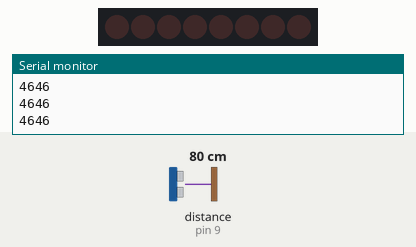
Simulated run of this sketch. Board: Arduino Uno, built with avr-gcc and run on an emulated ATmega328P. On the bench: 8 shift-register outputs drawn as a row of LEDs (first output left, lit = HIGH), the last lines printed to the serial monitor. Wiring (inferred from the names in the program): ultrasonic range finder: trigger pin 10; echo pin 9; shift register (74HC595): data pin 13; shift clock pin 11; latch pin 12. Wiring (inferred from the signals the program sends): row of LEDs: on Q0, Q1, Q2, Q3, Q4, Q5, Q6, Q7. Inputs (shaded band) come from the test bench; at power-on: distance to the obstacle (sensor on pin 9) 80 cm. The echo pulse lasts 58.3 µs per cm.

Above: at 1.2 s.
1.3 s: distance to the obstacle (sensor on pin 9) set to 2 cm
At 2.1 s:
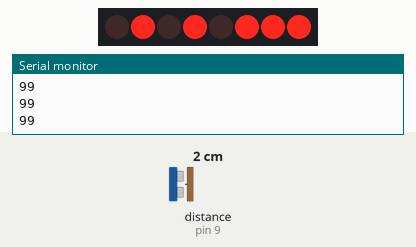
2.8 s: distance to the obstacle (sensor on pin 9) set to 4 cm
At 3.7 s:
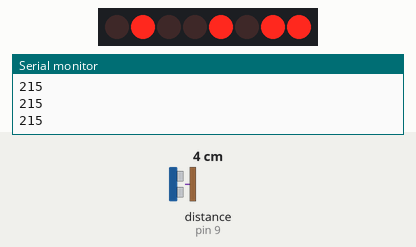
4.3 s: distance to the obstacle (sensor on pin 9) set to 9 cm
At 5.4 s:
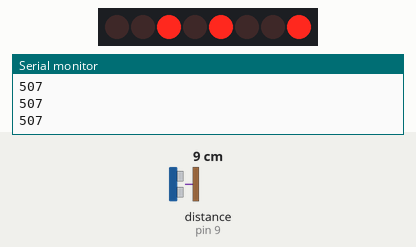
5.8 s: distance to the obstacle (sensor on pin 9) set to 18 cm
At 7.0 s:
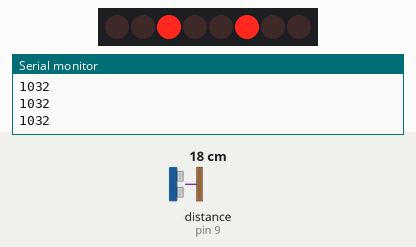
7.3 s: distance to the obstacle (sensor on pin 9) set to 35 cm
At 8.3 s:
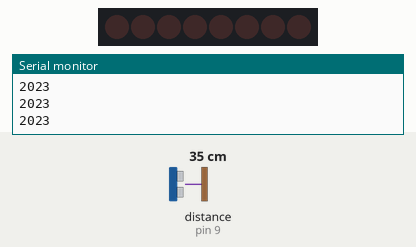
Timing chart, 0 to 9.8 s (numbered marks = the images above; inputs shaded):
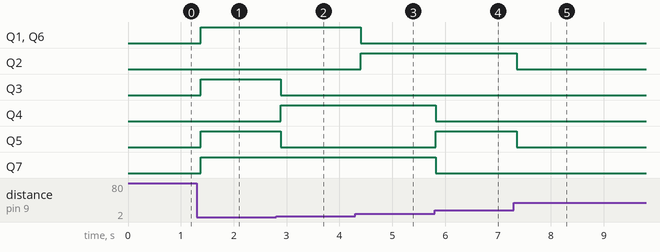

The sketch:

MPU_CLASS_1027.ino
```cpp
// SER -- TAKES THE SERIAL INPUT
// RCLOCK LATCHES THE OUTPUT
// SRCLOCK FOR THE CLOCK

#define ArrayLength(x) (sizeof(x) / sizeof(x[0]))

const int SER = 13; // PIN 14 ON SHIFT REGISTER
const int LATCH = 12; // PIN 12 ON SHIFT REGISTER
const int CLK = 11; // PIN 11 ON SHIFT REGISTER

const int trig = 10;
const int echo = 9;

int shiftRegister[] = {SER, LATCH, CLK};

int seq[14] = {1,2,4,8,16,32,64,128,64,32,16,8,4,2};

const int DIST =0; //Distance Sensor on Analog Pin 0
//Possible LED settings
int vals[9] = {0,1,3,7,15,31,63,127,255};

void setup() {
  // put your setup code here, to run once:

  pinMode(SER, OUTPUT);
  pinMode(LATCH, OUTPUT);
  pinMode(CLK, OUTPUT);

  pinMode(trig, OUTPUT);
  pinMode(echo, INPUT);
  Serial.begin(9600);

  //shiftLatch(255);


}

void loop() {
  //count255();
  bookPing();
  //blink();

}

void blink() {
  for (int i = 0; i < ArrayLength(seq); i++) {
    digitalWrite(LATCH, LOW); //Latch Low - start sending
    shiftOut(SER, CLK, MSBFIRST, seq[i]); //Shift Most Sig. Bit First
    digitalWrite(LATCH, HIGH); //Latch High - stop sending
    delay(100);
  }
}

void shiftLatch(int var) {
  digitalWrite(LATCH, LOW);
  shiftOut(SER, CLK, MSBFIRST, var);
  digitalWrite(LATCH, HIGH);
}


int ping() { // function converts value from ping sensor to distance in centimeter
  long pingTime;
  trigger(); // triggers ping
  pingTime = pulseIn(echo, HIGH);  // value from the ping
  return pingTime; // returns value apprx in centermeter
  // 343 m/s and or 34.3 cm/ms -- speed of sound
  // ping sensor measures echo, time for echo return equals the amount of distance
}

void trigger() {  // triggers the ping sensor
  digitalWrite(trig, LOW);
  delayMicroseconds(2);
  digitalWrite(trig, HIGH);
  delayMicroseconds(5);
  digitalWrite(trig, LOW);
}

void bookPing() {
  int distance = ping();
  Serial.println(distance);
  distance = constrain(distance,0,12000);
  distance = map(distance, 0, 1200, 0, 255);
  distance = constrain(distance,0,255);
  digitalWrite(LATCH, LOW); //Latch low - start sending
  shiftOut(SER, CLK, MSBFIRST, distance); //Send data, MSB first
  digitalWrite(LATCH, HIGH); //Latch high - stop sending
  delay(100);
}

void count255() {
  for (int i=0; i<255; i++) {
    shiftLatch(i);
    delay(100);
  }
}
```

Measured:
- after the input at 1.3 s, Q1, Q3, Q5–7: LOW → HIGH after 0.07 s
- after the input at 2.8 s, Q3, Q5: HIGH → LOW after 0.09 s; Q4: LOW → HIGH after 0.09 s
- after the input at 4.3 s, Q1, Q6: HIGH → LOW after 0.10 s; Q2: LOW → HIGH after 0.10 s
- after the input at 5.8 s, Q4, Q7: HIGH → LOW at once; Q5: LOW → HIGH at once
- after the input at 7.3 s, Q2, Q5: HIGH → LOW after 0.05 s
